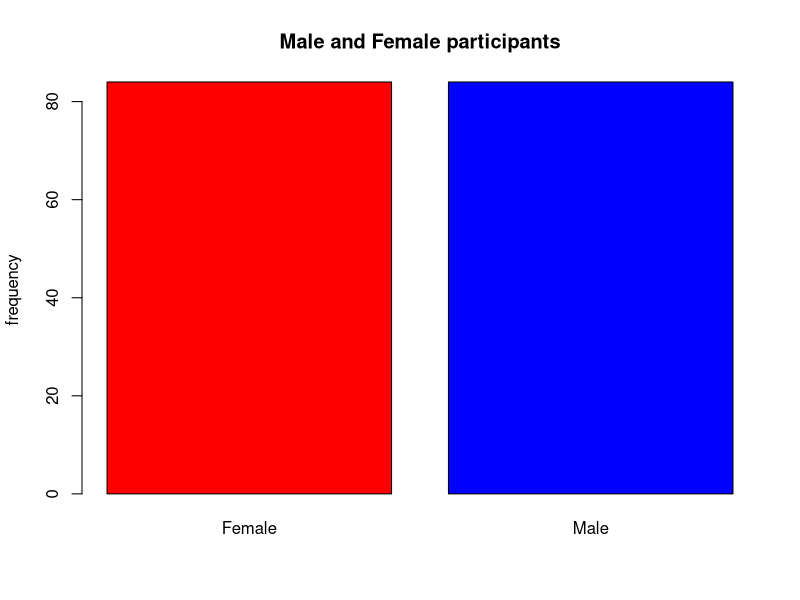
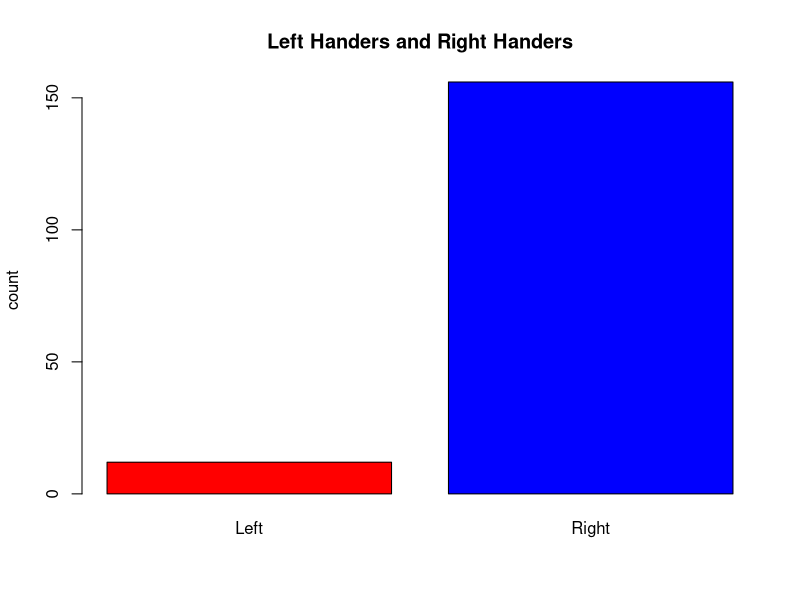
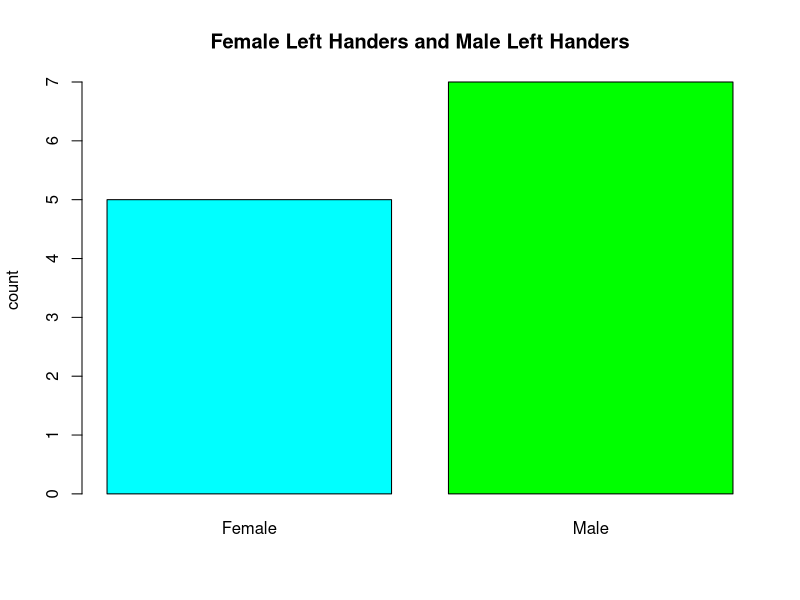
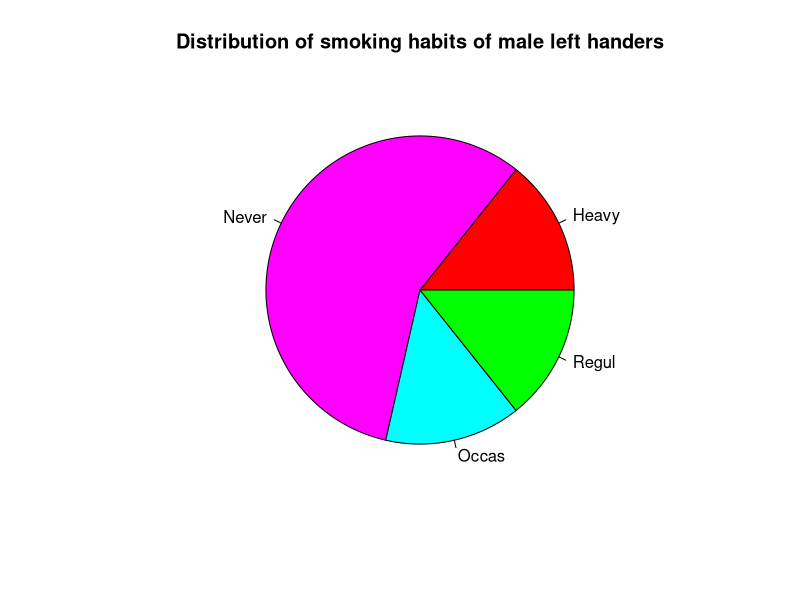
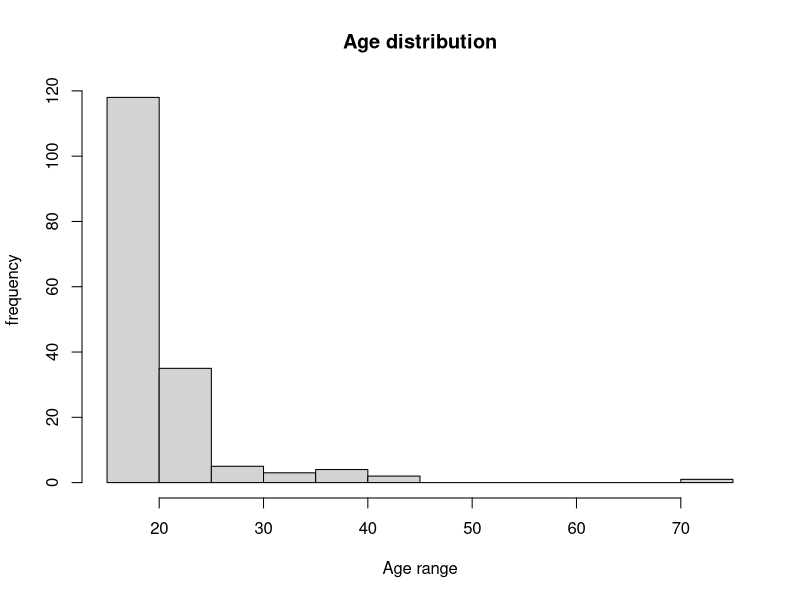
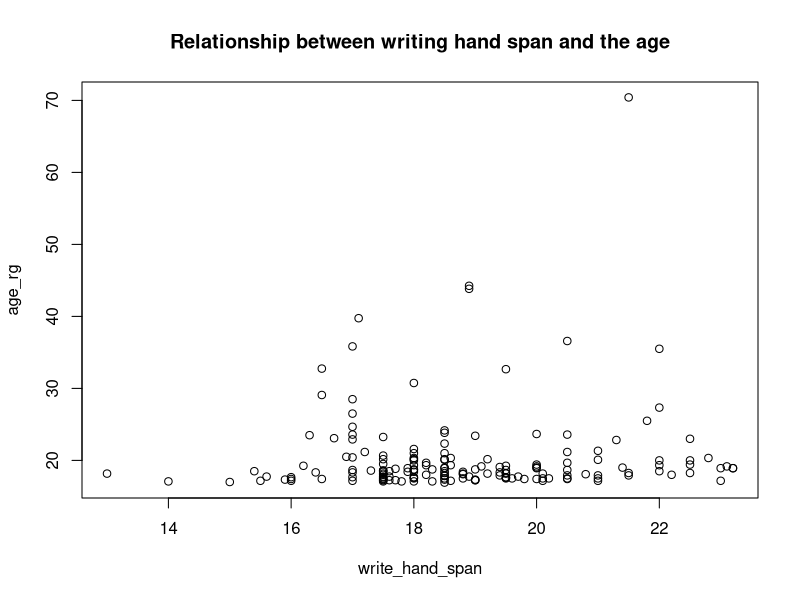
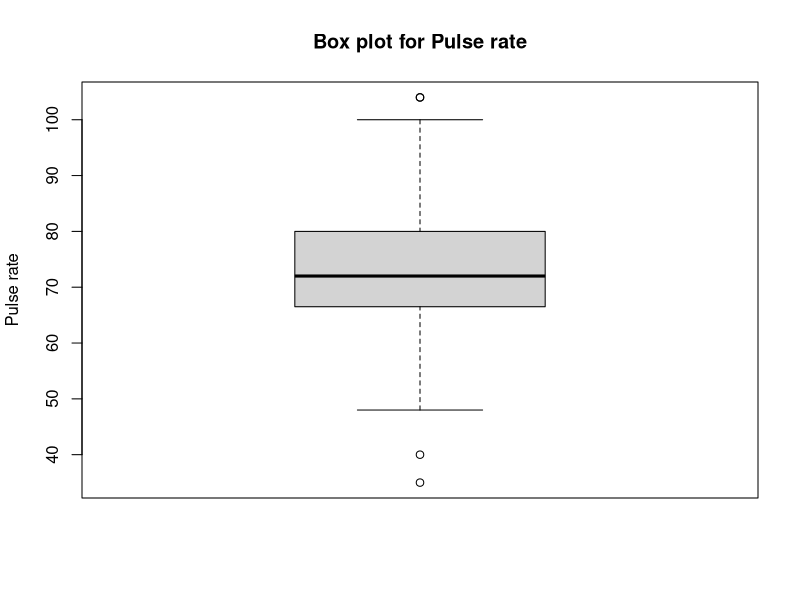

Reproduce these figures in R, in order.
rm(list=ls())

library(MASS)
newsurvey<- na.omit(survey)

#1.  Plot a bar graph for the number of male and female participants in the survey. Provide the title as "Male and Female participants" and specify the colours for the bars.
gender<- newsurvey$Sex
gender_freq<- table(gender)
barplot(gender_freq,main="Male and Female participants",ylab="frequency",col=c('red',"blue"))

#2.  Plot a bar graph for the number of left handers and right handers in the survey. Provide the title as "Left Handers and Right Hnaders" and specify the colours for the bars.
write_hand<- newsurvey$W.Hnd
write_hand_freq<- table(write_hand)
barplot(write_hand_freq,main="Left Handers and Right Handers",ylab="count",col=c('red',"blue"))

#3.  Plot the distribution between male left handers and female left handers using bar chart. Provide the title as "Female Left Handers and Male Left Handers" and specify the colours for the bars.
left_hand=write_hand=="Left"
left_hand_data=newsurvey[left_hand,]
g <- left_hand_data$Sex
g_freq<- table(g)
barplot(g_freq,main="Female Left Handers and Male Left Handers",ylab="count",col=c('cyan',"green"))

#4.  Draw the distribution of smoking habits of male left handers using pie chart.
male_left_hand<- left_hand_data$Sex=="Male"
male_left_hand_data<- left_hand_data[male_left_hand,]
smk<- male_left_hand_data$Smoke
smk_freq<- table(smk)
pie(smk_freq,main="Distribution of smoking habits of male left handers",col=c('red','magenta','cyan',"green"))

#5.  Draw the histogram of age distribution with the title as 'Age distribution' and xlabel as 'Age range' and ylabel as 'frequency'.
age_rg<- newsurvey$Age
hist(age_rg,main='Age distribution',right=FALSE,xlab='Age range',ylab='frequency')

#6.  Reveal the relationship between writing hand span and the age using scatter plot.
write_hand_span<- newsurvey$Wr.Hnd
plot(write_hand_span,age_rg,main="Relationship between writing hand span and the age")

#7.  Draw the boxplot for pulse rate and analyse the five summary statistics.
pr<- newsurvey$Pulse
boxplot(pr,main="Box plot for Pulse rate",ylab="Pulse rate")
